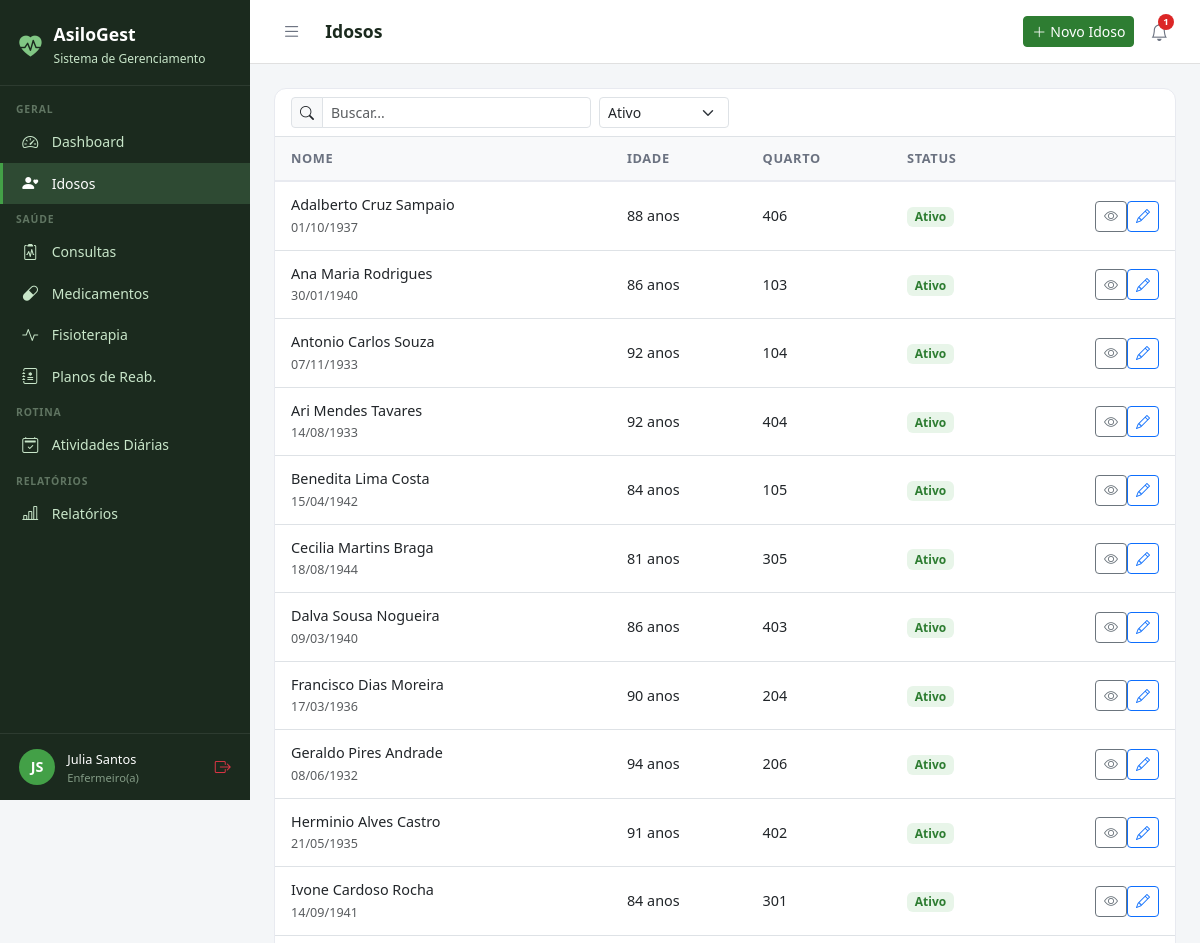
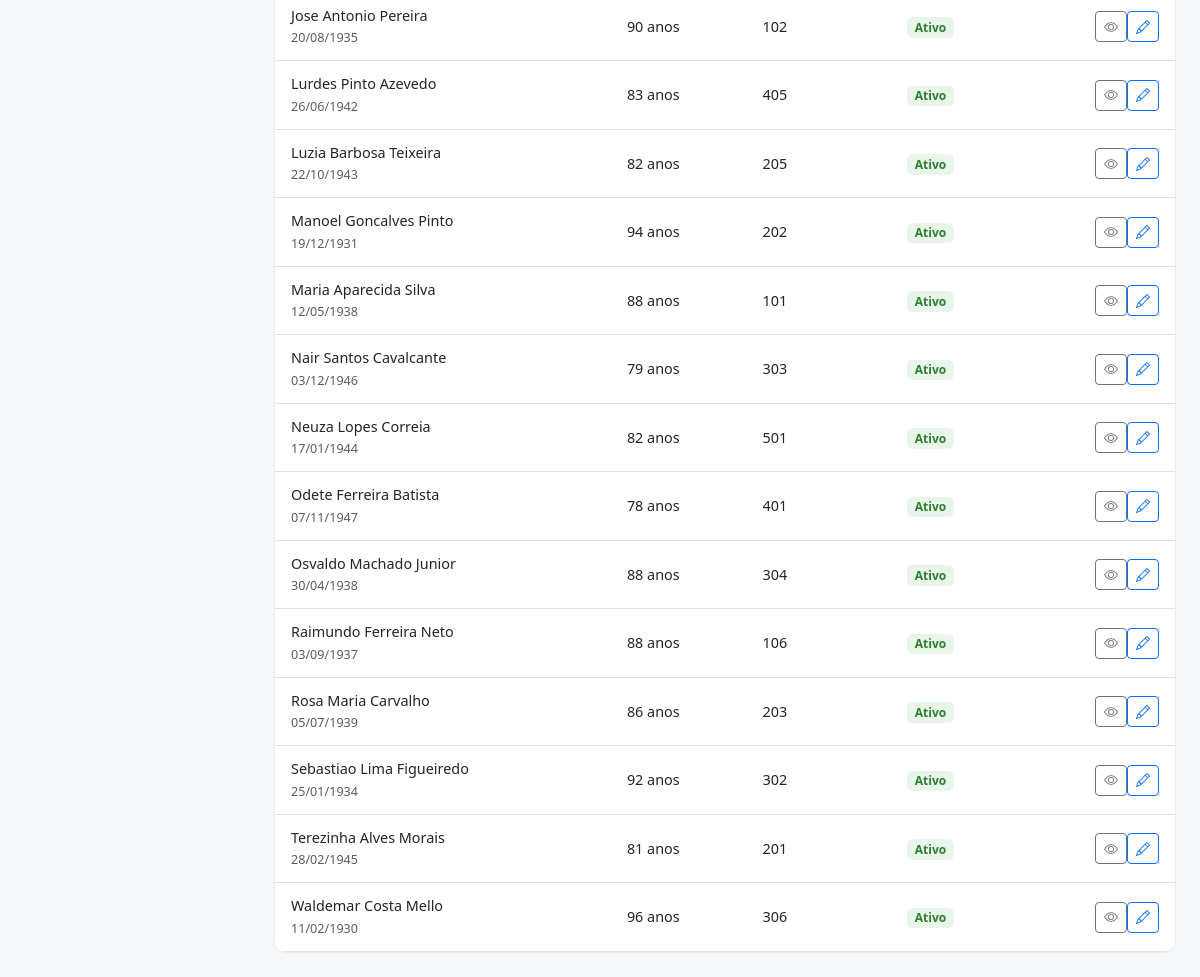
The app's page /idosos/ (signed in) with its own data (2 pictures, top to bottom).
### core/models.py (models this page shows, shortened)
class Usuario(AbstractUser):
    PERFIL_CHOICES = [
        ('administrador', 'Administrador'),
        ('medico', 'Médico'),
        ('fisioterapeuta', 'Fisioterapeuta'),
        ('enfermeiro', 'Enfermeiro(a)'),
        ('recepcionista', 'Recepcionista'),
        ('familiar', 'Familiar do Idoso'),
    ]
    perfil = models.CharField(
        max_length=20, choices=PERFIL_CHOICES,
        default='recepcionista', verbose_name='Perfil de Acesso'
    )
    telefone = models.CharField(max_length=15, blank=True, verbose_name='Telefone')
    cpf = models.CharField(max_length=14, unique=True, null=True, blank=True, verbose_name='CPF')
    foto = models.ImageField(upload_to='usuarios/', blank=True, null=True, verbose_name='Foto')
    data_nascimento = models.DateField(null=True, blank=True, verbose_name='Data de Nascimento')
    especialidade = models.CharField(
        max_length=100, blank=True, verbose_name='Especialidade',
        help_text='Preencha para Médico ou Fisioterapeuta'
    )
    data_admissao = models.DateField(null=True, blank=True, verbose_name='Data de Admissão')
    primeiro_acesso = models.BooleanField(
        default=True, verbose_name='Primeiro Acesso',
        help_text='Usuário deve definir senha no primeiro login'
    )
    ativo = models.BooleanField(default=True, verbose_name='Ativo')
    criado_em = models.DateTimeField(auto_now_add=True)
    class Meta:
        verbose_name = 'Usuário'
        verbose_name_plural = 'Usuários'
        ordering = ['first_name', 'last_name']
    @property
    def is_administrador(self):
        return self.perfil == 'administrador' or self.is_superuser
    @property
    def is_medico(self):
        return self.perfil == 'medico'
    @property
    def is_fisioterapeuta(self):
        return self.perfil == 'fisioterapeuta'
    @property
    def is_enfermeiro(self):
        return self.perfil == 'enfermeiro'
    @property
    def is_recepcionista(self):
        return self.perfil == 'recepcionista'
    @property
    def is_familiar(self):
        return self.perfil == 'familiar'
    @property
    def pode_ver_saude(self):
        return (self.is_administrador or self.is_medico
                or self.is_fisioterapeuta or self.is_enfermeiro)
    @property
    def pode_cadastrar_usuarios(self):
        return self.is_administrador or self.is_recepcionista
    @property
    def pode_administrar(self):
        return self.is_administrador

### idosos/models.py (models this page shows, shortened)
class Idoso(models.Model):
    SEXO_CHOICES = [('M', 'Masculino'), ('F', 'Feminino')]
    TIPO_SANGUINEO = [('A+','A+'),('A-','A-'),('B+','B+'),('B-','B-'),('AB+','AB+'),('AB-','AB-'),('O+','O+'),('O-','O-')]
    STATUS_CHOICES = [('ativo','Ativo'),('inativo','Inativo'),('internado','Internado'),('falecido','Falecido')]
    nome = models.CharField(max_length=150, verbose_name='Nome Completo')
    data_nascimento = models.DateField(verbose_name='Data de Nascimento')
    sexo = models.CharField(max_length=1, choices=SEXO_CHOICES)
    cpf = models.CharField(max_length=14, unique=True, null=True, blank=True)
    rg = models.CharField(max_length=20, blank=True)
    tipo_sanguineo = models.CharField(max_length=3, choices=TIPO_SANGUINEO, blank=True)
    foto = models.ImageField(upload_to='idosos/', blank=True, null=True)
    status = models.CharField(max_length=10, choices=STATUS_CHOICES, default='ativo')
    endereco = models.CharField(max_length=200, blank=True)
    cidade = models.CharField(max_length=100, blank=True)
    estado = models.CharField(max_length=2, blank=True)
    cep = models.CharField(max_length=9, blank=True)
    alergias = models.TextField(blank=True, verbose_name='Alergias')
    condicoes_medicas = models.TextField(blank=True, verbose_name='Condições Médicas')
    observacoes = models.TextField(blank=True, verbose_name='Observações Gerais')
    data_entrada = models.DateField(verbose_name='Data de Entrada')
    numero_quarto = models.CharField(max_length=10, blank=True, verbose_name='Quarto')
    criado_em = models.DateTimeField(auto_now_add=True)
    atualizado_em = models.DateTimeField(auto_now=True)
    class Meta:
        verbose_name = 'Idoso'
        verbose_name_plural = 'Idosos'
        ordering = ['nome']
    @property
    def idade(self):
        from datetime import date
        hoje = date.today()
        return hoje.year - self.data_nascimento.year - (
            (hoje.month, hoje.day) < (self.data_nascimento.month, self.data_nascimento.day)
        )

### idosos/views.py (the view)
# urls.py: path('', views.lista, name='lista'),
@login_required
def lista(request):
    q = request.GET.get('q', '')
    status = request.GET.get('status', 'ativo')
    idosos = Idoso.objects.all()
    if request.user.is_familiar:
        vinculos = FamiliarVinculo.objects.filter(
            familiar=request.user).values_list('idoso_id', flat=True)
        idosos = idosos.filter(id__in=vinculos)
    if q:
        idosos = idosos.filter(Q(nome__icontains=q) | Q(cpf__icontains=q))
    if status:
        idosos = idosos.filter(status=status)
    return render(request, 'idosos/lista.html', {
        'idosos': idosos, 'q': q, 'status_filtro': status
    })

### core/context_processors.py (called while the page is built, shortened)
def notificacoes(request):
    if not request.user.is_authenticated:
        return {}
    user = request.user
    notifs = []
    try:
        if user.is_administrador or user.is_medico or user.is_enfermeiro:
            from medicamentos.models import Medicamento
            from django.db.models import F
            count = Medicamento.objects.filter(
                estoque_atual__lte=F('estoque_minimo'), ativo=True).count()
            if count:
                notifs.append({
                    'tipo': 'danger',
                    'icone': 'capsule-pill',
                    'texto': f'{count} medicamento(s) com estoque baixo',
                    'url': 'medicamentos:lista',
                })
    except Exception:
        pass
    return {
        'notificacoes': notifs,
        'notif_count': len(notifs),
    }

### templates/idosos/lista.html (shortened to what this page needs)
{% extends 'base.html' %}
{% block title %}Idosos{% endblock %}{% block page_title %}Idosos{% endblock %}
{% block topbar_actions %}{% if not user.is_familiar %}<a href="{% url 'idosos:novo' %}" class="btn btn-primary btn-sm"><i class="bi bi-plus-lg me-1"></i>Novo Idoso</a>{% endif %}{% endblock %}
{% block content %}
<div class="table-card">
  <div class="px-3 py-2 border-bottom">
    <form class="d-flex gap-2" method="get">
      <div class="input-group input-group-sm" style="max-width:300px;"><span class="input-group-text"><i class="bi bi-search"></i></span><input type="text" name="q" class="form-control" placeholder="Buscar..." value="{{ q }}"></div>
      <select name="status" class="form-select form-select-sm" style="max-width:130px;" onchange="this.form.submit()"><option value="ativo" {% if status_filtro == "ativo" %}selected{% endif %}>Ativo</option></select>
    </form>
  </div>
  <table class="table table-hover"><thead><tr><th>Nome</th><th>Idade</th><th>Quarto</th><th>Status</th><th></th></tr></thead>
  <tbody>{% for i in idosos %}<tr>
    <td><div style="font-weight:500;">{{ i.nome }}</div><small class="text-muted">{{ i.data_nascimento|date:"d/m/Y" }}</small></td>
    <td>{{ i.idade }} anos</td><td>{{ i.numero_quarto|default:"–" }}</td>
    <td><span class="badge" style="background:#E8F5E9;color:#2E7D32;font-size:.75rem;">{{ i.get_status_display }}</span></td>
    <td class="text-end"><a href="{% url 'idosos:detalhe' i.pk %}" class="btn btn-sm btn-outline-secondary"><i class="bi bi-eye"></i></a>{% if not user.is_familiar %}<a href="{% url 'idosos:editar' i.pk %}" class="btn btn-sm btn-outline-primary"><i class="bi bi-pencil"></i></a>{% endif %}</td>
  </tr>{% empty %}<tr><td colspan="5" class="text-center py-4 text-muted">Nenhum idoso encontrado.</td></tr>{% endfor %}</tbody></table>
</div>{% endblock %}

### templates/base.html (shortened to what this page needs)
<!DOCTYPE html>
<html lang="pt-br">
<head>
  <link href="https://cdn.jsdelivr.net/npm/bootstrap@5.3.0/dist/css/bootstrap.min.css" rel="stylesheet">
  <link href="https://cdn.jsdelivr.net/npm/bootstrap-icons@1.11.0/font/bootstrap-icons.css" rel="stylesheet">
</head>
<body>
{% if user.is_authenticated %}
<div id="sidebar">
  <div class="sidebar-brand">
    <i class="bi bi-heart-pulse-fill" style="color:#81C784;font-size:1.4rem;"></i>
    <div>
      <h5 style="margin:0;">AsiloGest</h5>
      <small>Sistema de Gerenciamento</small>
    </div>
  </div>
  <nav class="sidebar-nav">
    <div class="nav-section">Geral</div>
    <a href="{% url 'dashboard' %}" class="sidebar-link {% if request.resolver_match.url_name == 'dashboard' %}active{% endif %}">
      <i class="bi bi-speedometer2"></i> Dashboard
    </a>
    <a href="{% url 'idosos:lista' %}" class="sidebar-link">
      <i class="bi bi-person-heart"></i>
      {% if user.is_familiar %}Meus Familiares{% else %}Idosos{% endif %}
    </a>
    {% if user.pode_ver_saude or user.is_familiar %}
    <div class="nav-section">Saúde</div>
    <a href="{% url 'consultas:lista' %}" class="sidebar-link">
      <i class="bi bi-clipboard2-pulse"></i> Consultas
    </a>
    <a href="{% url 'medicamentos:lista' %}" class="sidebar-link">
      <i class="bi bi-capsule"></i> Medicamentos
    </a>
    <a href="{% url 'fisioterapia:lista' %}" class="sidebar-link">
      <i class="bi bi-activity"></i> Fisioterapia
    </a>
    {% if user.pode_ver_saude and not user.is_familiar %}
    <a href="{% url 'fisioterapia:planos_lista' %}" class="sidebar-link">
      <i class="bi bi-journal-medical"></i> Planos de Reab.
    </a>
    {% endif %}
    {% endif %}
    <div class="nav-section">Rotina</div>
    <a href="{% url 'atividades:lista' %}" class="sidebar-link">
      <i class="bi bi-calendar2-check"></i> Atividades Diárias
    </a>
    {% if user.pode_ver_saude or user.pode_administrar %}
    <div class="nav-section">Relatórios</div>
    <a href="{% url 'relatorios:lista' %}" class="sidebar-link">
      <i class="bi bi-bar-chart-line"></i> Relatórios
    </a>
    {% endif %}
  </nav>
  <div class="sidebar-user">
    <div class="avatar">{{ user.first_name|first|upper }}{{ user.last_name|first|upper }}</div>
    <div class="info" style="min-width:0;flex:1;">
      <span>{{ user.get_full_name|truncatechars:18 }}</span>
      <small>{{ user.get_perfil_display }}</small>
    </div>
    <a href="{% url 'logout' %}" class="text-danger" title="Sair" style="flex-shrink:0;">
      <i class="bi bi-box-arrow-right"></i>
    </a>
  </div>
</div>
<div id="main">
  <div class="topbar">
    <div class="topbar-left">
      <button class="btn-toggle-sidebar" onclick="toggleSidebar()" title="Menu">
        <i class="bi bi-list"></i>
      </button>
      <h4>{% block page_title %}{% endblock %}</h4>
    </div>
    <div class="d-flex align-items-center gap-2">
      {% block topbar_actions %}{% endblock %}
      <div style="position:relative;">
        <button class="notif-btn" id="notifBtn" onclick="toggleNotif()" title="Notificações">
          <i class="bi bi-bell"></i>
          {% if notif_count %}
          <span class="notif-badge">{{ notif_count }}</span>
          {% endif %}
        </button>
      </div>
    </div>
  </div>
  <div class="content">
    {% block content %}{% endblock %}
  </div>
</div>
{% else %}
{% block full_content %}{% endblock %}
{% endif %}
</body>
</html>

### templates/base.html (style rules this page uses)
:root { --sidebar-width: 250px; --primary: #2E7D32; --primary-light: #43A047; --accent: #1565C0; --bg-sidebar: #1B2A1E; --bg-sidebar-hover: #2E4A33; --text-sidebar: #C8E6C9; --transition: 0.3s ease; }
body { background: #F4F6F8; font-family: 'Segoe UI', sans-serif; }
#sidebar { position: fixed; top: 0; left: 0; width: var(--sidebar-width); height: 100vh; background: var(--bg-sidebar); z-index: 1000; display: flex; flex-direction: column; overflow-y: auto; transition: transform var(--transition); }
.sidebar-brand { padding: 1.5rem 1.2rem 1rem; border-bottom: 1px solid rgba(255,255,255,0.08); display: flex; align-items: center; gap: .75rem; }
.sidebar-brand h5 { color: #fff; font-weight: 700; margin: 0; font-size: 1.1rem; }
.sidebar-brand small { color: var(--text-sidebar); font-size: .75rem; }
.sidebar-nav { padding: .5rem 0; flex: 1; }
.nav-section { padding: .5rem 1rem .2rem; color: rgba(200,230,201,.4); font-size: .65rem; font-weight: 700; letter-spacing: .08em; text-transform: uppercase; }
.sidebar-link { display: flex; align-items: center; gap: .65rem; padding: .55rem 1.2rem; color: var(--text-sidebar); text-decoration: none; font-size: .875rem; transition: all .2s; border-left: 3px solid transparent; }
.sidebar-link:hover, .sidebar-link.active { background: var(--bg-sidebar-hover); color: #fff; border-left-color: var(--primary-light); }
.sidebar-link i { font-size: 1rem; width: 1.2rem; }
.sidebar-user { padding: .8rem 1.2rem; border-top: 1px solid rgba(255,255,255,0.08); display: flex; align-items: center; gap: .75rem; }
.sidebar-user .avatar { width: 36px; height: 36px; background: var(--primary-light); border-radius: 50%; display: flex; align-items: center; justify-content: center; color: #fff; font-weight: 700; font-size: .9rem; flex-shrink: 0; }
.sidebar-user .info small { color: rgba(200,230,201,.6); font-size: .7rem; display: block; }
.sidebar-user .info span { color: #fff; font-size: .8rem; }
#main { margin-left: var(--sidebar-width); min-height: 100vh; display: flex; flex-direction: column; transition: margin-left var(--transition); }
.topbar { background: #fff; border-bottom: 1px solid #E0E0E0; padding: .75rem 1.5rem; display: flex; align-items: center; justify-content: space-between; position: sticky; top: 0; z-index: 999; }
.topbar-left { display: flex; align-items: center; gap: 1rem; }
.topbar h4 { margin: 0; font-size: 1.1rem; font-weight: 600; color: #1B2A1E; }
.btn-toggle-sidebar { background: none; border: none; padding: .4rem .5rem; color: #6B7280; cursor: pointer; border-radius: 6px; font-size: 1.2rem; line-height: 1; transition: background .2s, color .2s; }
.notif-btn { position: relative; background: none; border: none; padding: .4rem .5rem; color: #6B7280; cursor: pointer; border-radius: 6px; font-size: 1.1rem; transition: background .2s, color .2s; }
.notif-badge { position: absolute; top: 2px; right: 2px; background: #DC2626; color: #fff; font-size: .6rem; font-weight: 700; min-width: 16px; height: 16px; border-radius: 8px; padding: 0 4px; display: flex; align-items: center; justify-content: center; }
.content { padding: 1.5rem; flex: 1; }
.table-card { background: #fff; border-radius: 12px; border: 1px solid #E8EAF0; overflow: hidden; }
.table-card .table { margin: 0; }
.table thead th { background: #F8F9FA; border-bottom: 2px solid #E8EAF0; font-size: .8rem; font-weight: 600; color: #6B7280; text-transform: uppercase; letter-spacing: .05em; padding: .75rem 1rem; }
.table td { padding: .75rem 1rem; vertical-align: middle; font-size: .9rem; }
.btn-primary { background: var(--primary); border-color: var(--primary); }

### records on screen
Usuario: first_name|first "J", last_name|first "S", get_full_name "Julia Santos", perfil "Enfermeiro(a)"
Idoso: nome "Adalberto Cruz Sampaio", data_nascimento "01/10/1937", idade "88", numero_quarto "406", status "Ativo"
Idoso: nome "Ana Maria Rodrigues", data_nascimento "30/01/1940", idade "86", numero_quarto "103", status "Ativo"
Idoso: nome "Antonio Carlos Souza", data_nascimento "07/11/1933", idade "92", numero_quarto "104", status "Ativo"
Idoso: nome "Ari Mendes Tavares", data_nascimento "14/08/1933", idade "92", numero_quarto "404", status "Ativo"
Idoso: nome "Benedita Lima Costa", data_nascimento "15/04/1942", idade "84", numero_quarto "105", status "Ativo"
Idoso: nome "Cecilia Martins Braga", data_nascimento "18/08/1944", idade "81", numero_quarto "305", status "Ativo"
Idoso: nome "Dalva Sousa Nogueira", data_nascimento "09/03/1940", idade "86", numero_quarto "403", status "Ativo"
Idoso: nome "Francisco Dias Moreira", data_nascimento "17/03/1936", idade "90", numero_quarto "204", status "Ativo"
Idoso: nome "Geraldo Pires Andrade", data_nascimento "08/06/1932", idade "94", numero_quarto "206", status "Ativo"
Idoso: nome "Herminio Alves Castro", data_nascimento "21/05/1935", idade "91", numero_quarto "402", status "Ativo"
Idoso: nome "Ivone Cardoso Rocha", data_nascimento "14/09/1941", idade "84", numero_quarto "301", status "Ativo"
Idoso: nome "Jose Antonio Pereira", data_nascimento "20/08/1935", idade "90", numero_quarto "102", status "Ativo"
Idoso: nome "Lurdes Pinto Azevedo", data_nascimento "26/06/1942", idade "83", numero_quarto "405", status "Ativo"
Idoso: nome "Luzia Barbosa Teixeira", data_nascimento "22/10/1943", idade "82", numero_quarto "205", status "Ativo"
Idoso: nome "Manoel Goncalves Pinto", data_nascimento "19/12/1931", idade "94", numero_quarto "202", status "Ativo"
Idoso: nome "Maria Aparecida Silva", data_nascimento "12/05/1938", idade "88", numero_quarto "101", status "Ativo"
Idoso: nome "Nair Santos Cavalcante", data_nascimento "03/12/1946", idade "79", numero_quarto "303", status "Ativo"
Idoso: nome "Neuza Lopes Correia", data_nascimento "17/01/1944", idade "82", numero_quarto "501", status "Ativo"
Idoso: nome "Odete Ferreira Batista", data_nascimento "07/11/1947", idade "78", numero_quarto "401", status "Ativo"
Idoso: nome "Osvaldo Machado Junior", data_nascimento "30/04/1938", idade "88", numero_quarto "304", status "Ativo"
Idoso: nome "Raimundo Ferreira Neto", data_nascimento "03/09/1937", idade "88", numero_quarto "106", status "Ativo"
Idoso: nome "Rosa Maria Carvalho", data_nascimento "05/07/1939", idade "86", numero_quarto "203", status "Ativo"
Idoso: nome "Sebastiao Lima Figueiredo", data_nascimento "25/01/1934", idade "92", numero_quarto "302", status "Ativo"
Idoso: nome "Terezinha Alves Morais", data_nascimento "28/02/1945", idade "81", numero_quarto "201", status "Ativo"
Idoso: nome "Waldemar Costa Mello", data_nascimento "11/02/1930", idade "96", numero_quarto "306", status "Ativo"

### other values on screen
{{ notif_count }} "1"
